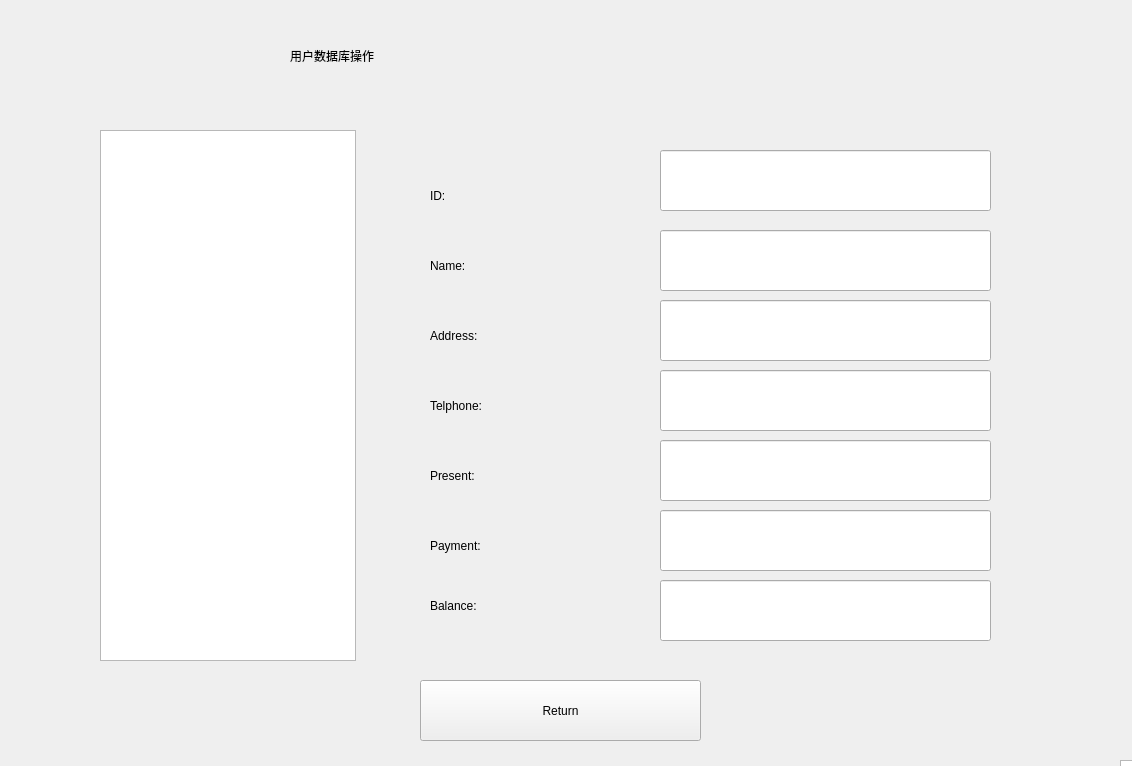
<?xml version="1.0" encoding="UTF-8"?>
<ui version="4.0">
 <class>AdminUser</class>
 <widget class="QMainWindow" name="AdminUser">
  <property name="geometry">
   <rect>
    <x>0</x>
    <y>0</y>
    <width>1132</width>
    <height>766</height>
   </rect>
  </property>
  <property name="windowTitle">
   <string>MainWindow</string>
  </property>
  <property name="styleSheet">
   <string notr="true">font: 75 24pt &quot;微软雅黑&quot;;</string>
  </property>
  <widget class="QWidget" name="centralwidget">
   <widget class="QLabel" name="label">
    <property name="geometry">
     <rect>
      <x>290</x>
      <y>20</y>
      <width>521</width>
      <height>71</height>
     </rect>
    </property>
    <property name="text">
     <string>用户数据库操作</string>
    </property>
   </widget>
   <widget class="QListWidget" name="listWidget">
    <property name="geometry">
     <rect>
      <x>100</x>
      <y>130</y>
      <width>256</width>
      <height>531</height>
     </rect>
    </property>
   </widget>
   <widget class="QLabel" name="label_2">
    <property name="geometry">
     <rect>
      <x>430</x>
      <y>170</y>
      <width>191</width>
      <height>51</height>
     </rect>
    </property>
    <property name="text">
     <string>ID:</string>
    </property>
   </widget>
   <widget class="QLabel" name="label_3">
    <property name="geometry">
     <rect>
      <x>430</x>
      <y>240</y>
      <width>191</width>
      <height>51</height>
     </rect>
    </property>
    <property name="text">
     <string>Name:</string>
    </property>
   </widget>
   <widget class="QLabel" name="label_4">
    <property name="geometry">
     <rect>
      <x>430</x>
      <y>310</y>
      <width>191</width>
      <height>51</height>
     </rect>
    </property>
    <property name="text">
     <string>Address:</string>
    </property>
   </widget>
   <widget class="QLabel" name="label_5">
    <property name="geometry">
     <rect>
      <x>430</x>
      <y>380</y>
      <width>191</width>
      <height>51</height>
     </rect>
    </property>
    <property name="text">
     <string>Telphone:</string>
    </property>
   </widget>
   <widget class="QLabel" name="label_6">
    <property name="geometry">
     <rect>
      <x>430</x>
      <y>450</y>
      <width>191</width>
      <height>51</height>
     </rect>
    </property>
    <property name="text">
     <string>Present:</string>
    </property>
   </widget>
   <widget class="QLabel" name="label_7">
    <property name="geometry">
     <rect>
      <x>430</x>
      <y>520</y>
      <width>191</width>
      <height>51</height>
     </rect>
    </property>
    <property name="text">
     <string>Payment:</string>
    </property>
   </widget>
   <widget class="QLabel" name="label_8">
    <property name="geometry">
     <rect>
      <x>430</x>
      <y>580</y>
      <width>191</width>
      <height>51</height>
     </rect>
    </property>
    <property name="text">
     <string>Balance:</string>
    </property>
   </widget>
   <widget class="QLineEdit" name="lineEdit">
    <property name="geometry">
     <rect>
      <x>660</x>
      <y>150</y>
      <width>331</width>
      <height>61</height>
     </rect>
    </property>
   </widget>
   <widget class="QLineEdit" name="lineEdit_2">
    <property name="geometry">
     <rect>
      <x>660</x>
      <y>230</y>
      <width>331</width>
      <height>61</height>
     </rect>
    </property>
   </widget>
   <widget class="QLineEdit" name="lineEdit_3">
    <property name="geometry">
     <rect>
      <x>660</x>
      <y>300</y>
      <width>331</width>
      <height>61</height>
     </rect>
    </property>
   </widget>
   <widget class="QLineEdit" name="lineEdit_4">
    <property name="geometry">
     <rect>
      <x>660</x>
      <y>370</y>
      <width>331</width>
      <height>61</height>
     </rect>
    </property>
   </widget>
   <widget class="QLineEdit" name="lineEdit_5">
    <property name="geometry">
     <rect>
      <x>660</x>
      <y>440</y>
      <width>331</width>
      <height>61</height>
     </rect>
    </property>
   </widget>
   <widget class="QLineEdit" name="lineEdit_6">
    <property name="geometry">
     <rect>
      <x>660</x>
      <y>510</y>
      <width>331</width>
      <height>61</height>
     </rect>
    </property>
   </widget>
   <widget class="QLineEdit" name="lineEdit_7">
    <property name="geometry">
     <rect>
      <x>660</x>
      <y>580</y>
      <width>331</width>
      <height>61</height>
     </rect>
    </property>
   </widget>
   <widget class="QPushButton" name="pushButton">
    <property name="geometry">
     <rect>
      <x>420</x>
      <y>680</y>
      <width>281</width>
      <height>61</height>
     </rect>
    </property>
    <property name="text">
     <string>Return</string>
    </property>
   </widget>
   <widget class="QListView" name="listView">
    <property name="geometry">
     <rect>
      <x>1120</x>
      <y>760</y>
      <width>256</width>
      <height>192</height>
     </rect>
    </property>
   </widget>
  </widget>
 </widget>
 <resources/>
 <connections/>
</ui>
